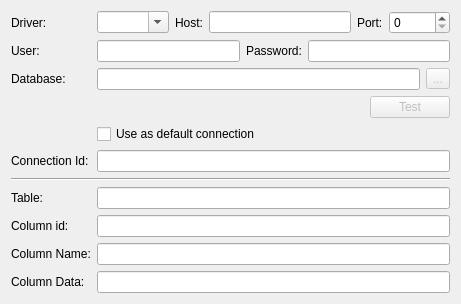
<?xml version="1.0" encoding="UTF-8"?>
<ui version="4.0">
 <class>SqlStorageHelper</class>
 <widget class="QWidget" name="SqlStorageHelper">
  <property name="geometry">
   <rect>
    <x>0</x>
    <y>0</y>
    <width>461</width>
    <height>289</height>
   </rect>
  </property>
  <property name="windowTitle">
   <string>Form</string>
  </property>
  <layout class="QFormLayout" name="formLayout">
   <item row="0" column="0">
    <widget class="QLabel" name="label_6">
     <property name="text">
      <string>Driver:</string>
     </property>
    </widget>
   </item>
   <item row="0" column="1">
    <layout class="QHBoxLayout" name="horizontalLayout">
     <item>
      <widget class="QComboBox" name="cmbDriver">
       <property name="editable">
        <bool>true</bool>
       </property>
      </widget>
     </item>
     <item>
      <widget class="QLabel" name="label">
       <property name="text">
        <string>Host:</string>
       </property>
      </widget>
     </item>
     <item>
      <widget class="QLineEdit" name="edHost"/>
     </item>
     <item>
      <widget class="QLabel" name="label_5">
       <property name="text">
        <string>Port:</string>
       </property>
      </widget>
     </item>
     <item>
      <widget class="QSpinBox" name="edPort">
       <property name="maximum">
        <number>64900</number>
       </property>
      </widget>
     </item>
    </layout>
   </item>
   <item row="1" column="0">
    <widget class="QLabel" name="label_3">
     <property name="text">
      <string>User:</string>
     </property>
    </widget>
   </item>
   <item row="1" column="1">
    <layout class="QHBoxLayout" name="horizontalLayout_2">
     <item>
      <widget class="QLineEdit" name="edUser"/>
     </item>
     <item>
      <widget class="QLabel" name="label_4">
       <property name="text">
        <string>Password:</string>
       </property>
      </widget>
     </item>
     <item>
      <widget class="QLineEdit" name="edPassword">
       <property name="echoMode">
        <enum>QLineEdit::Password</enum>
       </property>
      </widget>
     </item>
    </layout>
   </item>
   <item row="2" column="0">
    <widget class="QLabel" name="label_2">
     <property name="text">
      <string>Database:</string>
     </property>
    </widget>
   </item>
   <item row="2" column="1">
    <layout class="QHBoxLayout" name="horizontalLayout_3">
     <item>
      <widget class="QLineEdit" name="edDatabase"/>
     </item>
     <item>
      <widget class="QToolButton" name="btnChoose">
       <property name="enabled">
        <bool>false</bool>
       </property>
       <property name="text">
        <string>...</string>
       </property>
      </widget>
     </item>
    </layout>
   </item>
   <item row="3" column="1">
    <layout class="QHBoxLayout" name="horizontalLayout_4">
     <item>
      <spacer name="horizontalSpacer">
       <property name="orientation">
        <enum>Qt::Horizontal</enum>
       </property>
       <property name="sizeHint" stdset="0">
        <size>
         <width>40</width>
         <height>20</height>
        </size>
       </property>
      </spacer>
     </item>
     <item>
      <widget class="QPushButton" name="btnTest">
       <property name="enabled">
        <bool>false</bool>
       </property>
       <property name="text">
        <string>Test</string>
       </property>
      </widget>
     </item>
    </layout>
   </item>
   <item row="6" column="0" colspan="2">
    <widget class="Line" name="line">
     <property name="orientation">
      <enum>Qt::Horizontal</enum>
     </property>
    </widget>
   </item>
   <item row="7" column="0">
    <widget class="QLabel" name="label_10">
     <property name="text">
      <string>Table:</string>
     </property>
    </widget>
   </item>
   <item row="7" column="1">
    <widget class="QLineEdit" name="edTable"/>
   </item>
   <item row="8" column="0">
    <widget class="QLabel" name="label_7">
     <property name="text">
      <string>Column id:</string>
     </property>
    </widget>
   </item>
   <item row="8" column="1">
    <widget class="QLineEdit" name="edColId"/>
   </item>
   <item row="9" column="0">
    <widget class="QLabel" name="label_8">
     <property name="text">
      <string>Column Name:</string>
     </property>
    </widget>
   </item>
   <item row="9" column="1">
    <widget class="QLineEdit" name="edColName"/>
   </item>
   <item row="10" column="0">
    <widget class="QLabel" name="label_9">
     <property name="text">
      <string>Column Data:</string>
     </property>
    </widget>
   </item>
   <item row="10" column="1">
    <widget class="QLineEdit" name="edColData"/>
   </item>
   <item row="4" column="1">
    <widget class="QCheckBox" name="ckUseDefault">
     <property name="text">
      <string>Use as default connection</string>
     </property>
    </widget>
   </item>
   <item row="5" column="0">
    <widget class="QLabel" name="label_11">
     <property name="text">
      <string>Connection Id:</string>
     </property>
    </widget>
   </item>
   <item row="5" column="1">
    <widget class="QLineEdit" name="edConnection"/>
   </item>
  </layout>
 </widget>
 <resources/>
 <connections/>
</ui>
